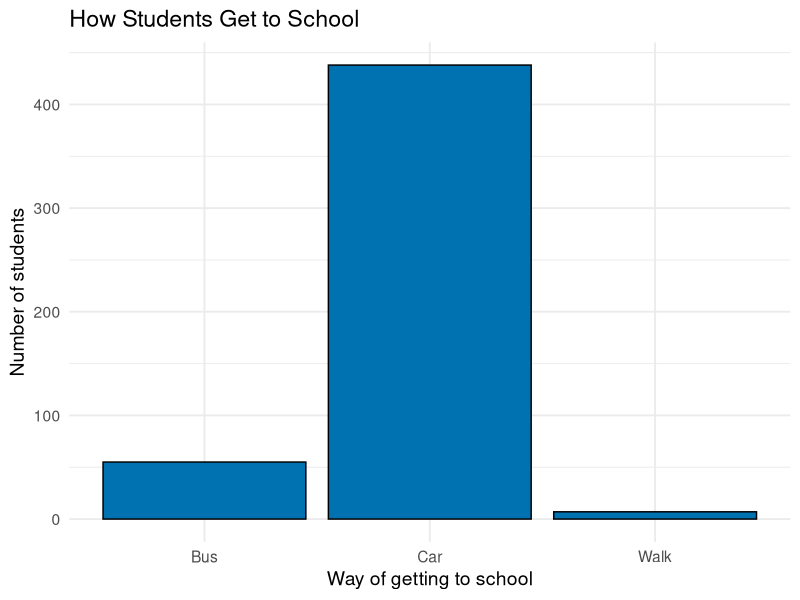
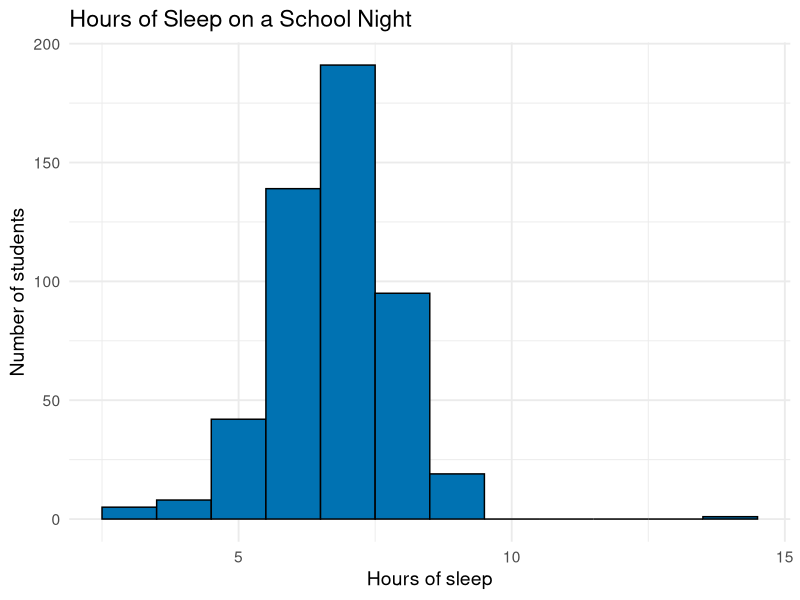
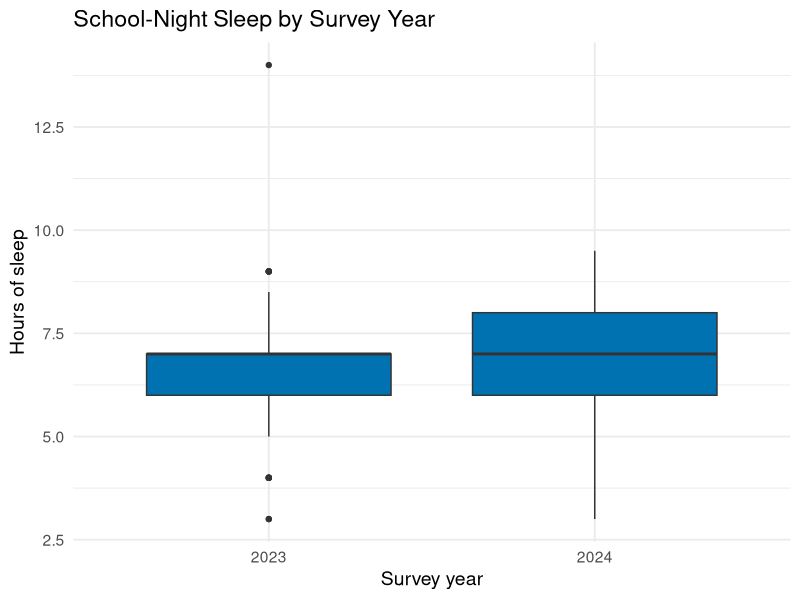
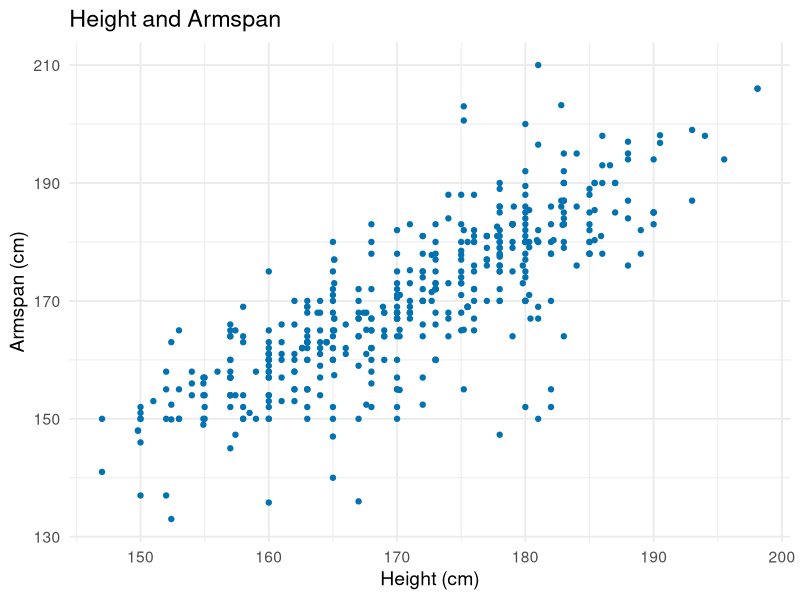
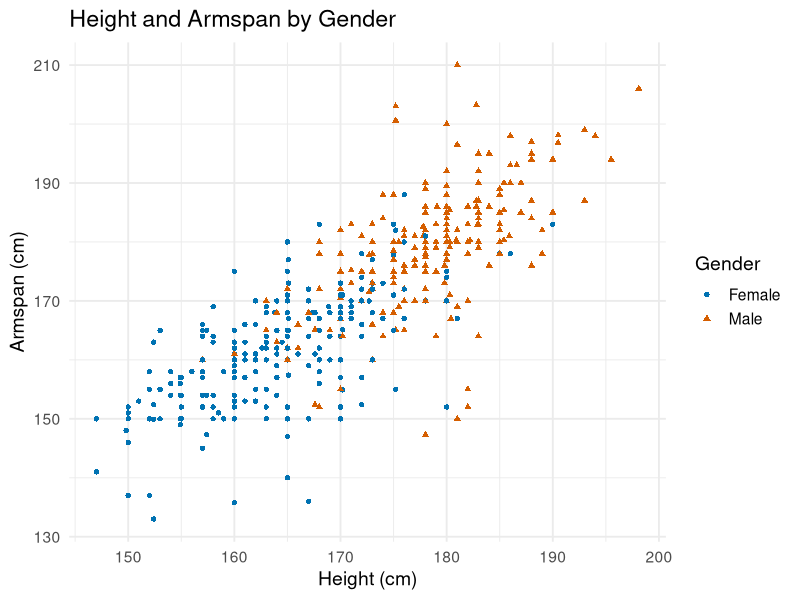
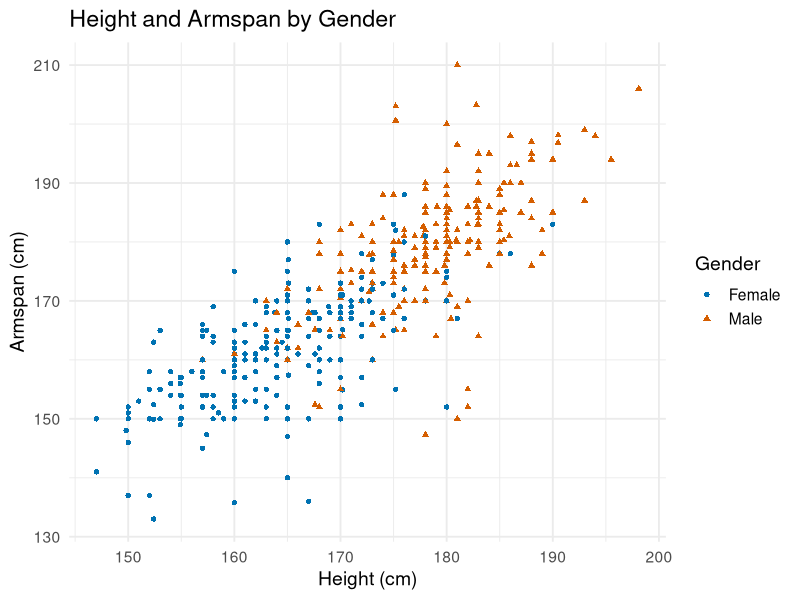

Reproduce these figures in R, in order.
# ==================================================================
# R Companion, Chapter 1: Graphs and Summaries
# Statistical Methods in Research
#
# What this script makes:
#   1. A bar chart
#   2. A histogram
#   3. A mean and a median
#   4. Side-by-side box plots
#   5. A scatterplot
#   6. A scatterplot with groups
#
# Before you run it:
#   - Put this script and census_at_school.csv in the same folder.
#   - In RStudio, choose
#     Session > Set Working Directory > To Source File Location.
#
# Lines that start with # are comments. R skips them; they are
# notes for you.
#
# Colors: the graphs use colors from the Okabe-Ito palette, the
# same one the textbook uses, chosen so that people with color
# blindness can tell them apart. Each color is written as a code:
#   "#0072B2" blue        "#D55E00" vermillion (red-orange)
#   "#009E73" green       "#CC79A7" pink
# You can also type a plain color name instead, such as "darkgreen".
# ==================================================================


## ---- load-packages ----
# Load ggplot2, the package that draws our graphs. You install it
# once (see Getting Set Up), but you load it every time you open
# RStudio.
library(ggplot2)


## ---- read-data ----
# Read the CSV file and store it under the name "students".
# CHANGE THIS: the file name of your dataset, inside the quotes.
students <- read.csv("census_at_school.csv")

# List the variable names, so you can check that the data loaded
# and see exactly how each name is spelled.
names(students)


## ---- dollar-sign ----
# The $ sign picks one variable (column) out of a dataset:
# students$TravelTime means "the TravelTime column of students".
# head() shows only the first six values, so the screen does not
# fill up with all 500.
head(students$TravelTime)


## ---- bar-chart ----
# 1. BAR CHART: one bar per category. The height of each bar is
#    the number of students in that category.
#    ggplot(students, ...) names the dataset to use.
#    aes() says which variable goes where; x = puts it on the
#      horizontal axis. (aes is short for "aesthetics".)
#    geom_bar() draws the bars. fill = sets the color inside the
#      bars, and color = sets the color of their outlines.
#    labs() writes the title and the axis labels. Anything inside
#      quotes is printed exactly as you type it.
#    theme_minimal() gives the graph a plain background.
#      base_size = 14 sets the text size, in points. You can leave
#      it as is.
# CHANGE THIS: your categorical variable after x =
ggplot(students, aes(x = GetToSchool)) +
  geom_bar(fill = "#0072B2", color = "black") +
  # CHANGE THIS: your title and x-axis label, inside the quotes
  labs(title = "How Students Get to School",
       x = "Way of getting to school",
       y = "Number of students") +
  theme_minimal(base_size = 14)


## ---- histogram ----
# 2. HISTOGRAM: shows the shape of one numerical variable.
#    binwidth = 1 makes each bar 1 unit wide, in the units of your
#      variable (here, 1 hour of sleep).
#    fill = and color = work the same way as in the bar chart.
# CHANGE THIS: your numerical variable after x =
ggplot(students, aes(x = Sleep1)) +
  # CHANGE THIS: a binwidth that suits your variable
  geom_histogram(binwidth = 1, fill = "#0072B2", color = "black") +
  # CHANGE THIS: your title and x-axis label, inside the quotes
  labs(title = "Hours of Sleep on a School Night",
       x = "Hours of sleep",
       y = "Number of students") +
  theme_minimal(base_size = 14)


## ---- mean-median ----
# 3. MEAN AND MEDIAN of one numerical variable. Each one takes a
#    single variable, picked out with the $ sign.
# CHANGE THIS: your variable after the $, in both lines
mean(students$TravelTime)
median(students$TravelTime)


## ---- mean-missing ----
# Armspan has some empty cells, so mean() gives NA.
mean(students$Armspan)


## ---- mean-missing-fix ----
# na.rm = TRUE removes the empty cells before R calculates.
# (na.rm is short for "NA remove"; TRUE means yes.)
mean(students$Armspan, na.rm = TRUE)
median(students$Armspan, na.rm = TRUE)


## ---- box-plot ----
# 4. SIDE-BY-SIDE BOX PLOTS: one box per group.
#    Year is stored as a number (2023 or 2024). factor() tells R
#    to treat it as group names, which gives one box per year.
#    y = puts the numerical variable on the vertical axis.
#    fill = sets the color inside the boxes.
# CHANGE THIS: your group variable inside factor(), and your
#              numerical variable after y =
ggplot(students, aes(x = factor(Year), y = Sleep1)) +
  geom_boxplot(fill = "#0072B2") +
  # CHANGE THIS: your title and axis labels, inside the quotes
  labs(title = "School-Night Sleep by Survey Year",
       x = "Survey year",
       y = "Hours of sleep") +
  theme_minimal(base_size = 14)


## ---- scatterplot ----
# 5. SCATTERPLOT: one dot per student, showing how two numerical
#    variables move together. The variable after x = goes on the
#    horizontal axis; the variable after y = goes on the vertical
#    axis.
#    geom_point() draws the dots. color = sets their color.
# CHANGE THIS: your x variable and your y variable
ggplot(students, aes(x = Height, y = Armspan)) +
  geom_point(color = "#0072B2") +
  # CHANGE THIS: your title and axis labels, inside the quotes
  labs(title = "Height and Armspan",
       x = "Height (cm)",
       y = "Armspan (cm)") +
  theme_minimal(base_size = 14)


## ---- scatterplot-groups ----
# 6. SCATTERPLOT WITH GROUPS: the same graph, with each group in
#    its own color AND its own shape. The shapes let a reader tell
#    the groups apart even in black and white.
#    color = and shape = inside aes() name the group variable.
#    scale_color_manual(values = ...) picks the colors, one per
#      group, in alphabetical order of the group names (here,
#      Female gets blue and Male gets vermillion). c() combines
#      the colors into one list. With more groups, add more colors
#      from the list at the top of this script.
# CHANGE THIS: your group variable, after color = and shape =
ggplot(students, aes(x = Height, y = Armspan,
                     color = Gender, shape = Gender)) +
  geom_point() +
  scale_color_manual(values = c("#0072B2", "#D55E00")) +
  # CHANGE THIS: your labels; give color = and shape = the same
  #              legend title
  labs(title = "Height and Armspan by Gender",
       x = "Height (cm)",
       y = "Armspan (cm)",
       color = "Gender",
       shape = "Gender") +
  theme_minimal(base_size = 14)


## ---- save-graph ----
# SAVING A GRAPH: ggsave() saves the most recent graph as a picture
# in your working directory.
#   width = 7 and height = 4.5 set the size of the picture, in
#   inches (7 inches is about the width of a printed page). Change
#   them only if you want a bigger or smaller picture.
# CHANGE THIS: a file name for your graph, ending in .png
ggsave("my_graph.png", width = 7, height = 4.5)
